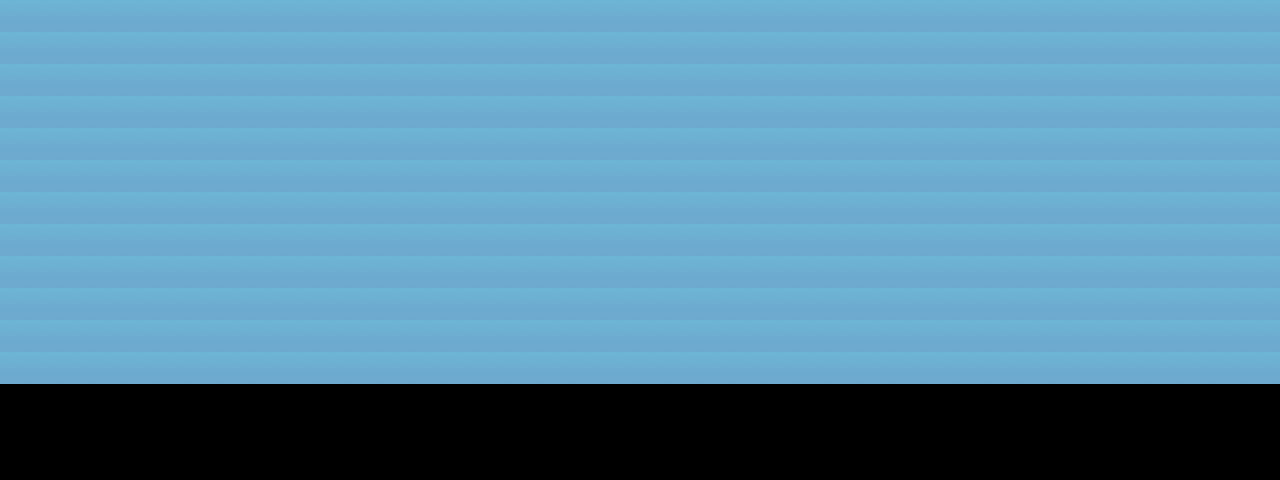

A 2D game scene composited from a Tiled map and its tileset images. What follows is a short description and the map's XML, with each tile layer's data collapsed to a summary:
An orthogonal 40x15 tile map with 32x32 px tiles, 1 tile layer (Tile Layer 1).

<map version="1.0" orientation="orthogonal" renderorder="right-down" width="40" height="15" tilewidth="32" tileheight="32" nextobjectid="1">
 <tileset firstgid="1" name="basic_ground_tileset" tilewidth="32" tileheight="32" spacing="2" margin="2">
  <image source="basic_ground_tileset.png" width="200" height="200" />
 </tileset>
 <layer name="Tile Layer 1" width="40" height="15">
  <data>[600 cells, 480 non-empty, 1 distinct tile ids]</data>
 </layer>
</map>
